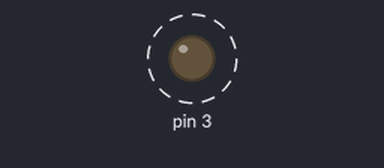
Simulated run of this sketch. Board: Arduino Uno, built with avr-gcc and run on an emulated ATmega328P. Parts: output pins drawn as LEDs (lit = HIGH). Dashed ring = blinking.

Above: at 0.15 s.
Timing chart, 0 to 3.5 s (numbered marks = the images above):
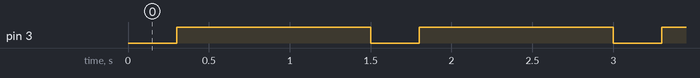

The sketch:

Potenciometro.ino
```cpp
void setup()
{
  //Configuracion del pin 3 como salida
  //solo pines ~ (PWM)
  pinMode(3, OUTPUT);

}

void loop()
{
  digitalWrite(3,0);
  delay(300);
  digitalWrite(3,30);
  delay(300);
  digitalWrite(3,60);
  delay(300);
  digitalWrite(3,120);
  delay(300);
  digitalWrite(3,255);
  delay(300);
}
```

Measured:
- by itself, pin 3: alternates HIGH for 1.2 s and LOW for 0.30 s
